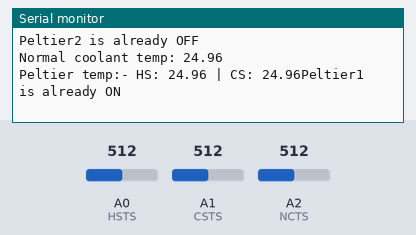
This program was run on a simulated Arduino Uno, built with avr-gcc and run on an emulated ATmega328P. Shown: the last lines printed to the serial monitor. The test bench sets the inputs (shaded band); at power-on: A1 (CSTS) = 512, A2 (NCTS) = 512, A0 (HSTS) = 512.

Above: at 4.0 s.
4.1 s: A1 (CSTS) set to 549
At 4.29 s:
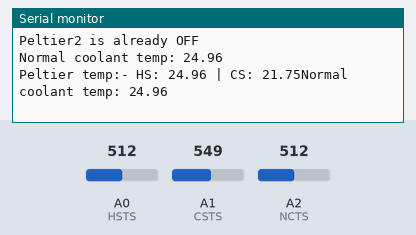
5.8 s: A2 (NCTS) set to 669
At 5.83 s:
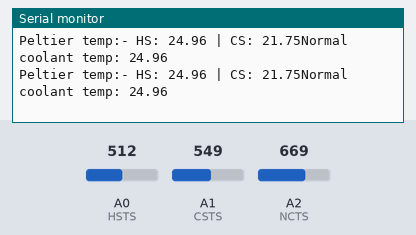
8.8 s: A2 (NCTS) set to 695
At 8.82 s:
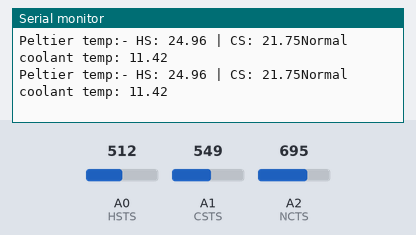
Timing chart, 0 to 11.8 s (numbered marks = the images above; inputs shaded):
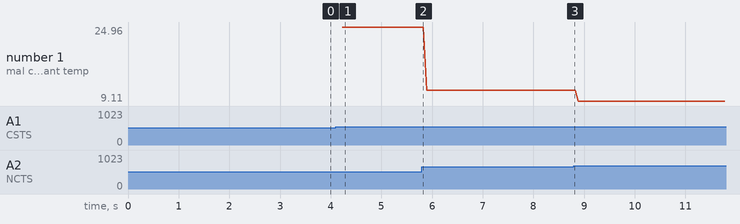

The program:

main.cpp
```cpp
/*
# main.cpp

ADVANCED COOLING CONTROL ALGORITHM (For Ender-3 PRO)
----------------------------------------------------

This is an intelligent algorithm, specially desgined for 3d printers
(Ender-3 PRO). This algorithm adds more saftey to your printer.By
installing this software/algorithm you can leave your printer unattended.
It has several advanced saftey features. You can run your printer for
high temperature prints also. Has advanced saftey for the stepper motor
too, also for the print head. Make sures motor looses not steps. Cool :)

[vishnus_technologies (C) 2022]
[# 20-DECEMBER-2022 08:46PM]
-------------------------------------------------------------------------
*/

#include <Arduino.h>
#include <PCF8547_IOEXP.h>
#include <Sensors.h>
#include <RelayControl.h>

// mapping of peltier sensors:
#define HSTS A0
#define CSTS A1
#define NCTS A2
#define main_power 3

double TEMP1, TEMP2, TEMP3;

ntc10k NTC;
ds18b20 DS18B20;

// @PROGRMA ONCE BLOCK:
void setup() {
	Serial.begin(9600);
  delay(1000);

  // MCU pin mode definition:
  pinMode(main_power, OUTPUT);
  pinMode(HSTS, INPUT);
  pinMode(CSTS, INPUT);
  pinMode(NCTS, INPUT);
  Serial.println(F("[MCU I/O pin modes initiated]"));

  // uncomment to start PCF8574 address scanner:
  //init_PCF8574_addrScanner();

  // initialize PCF8574 device pins:
  initPins_PCF8574();

  if(DS18B20.init_sensor()) { Serial.println(F("[initiated DS18B20]")); }

  // switch ON main power:
  switchRelay(main_power, HIGH);
}


void loop() {
  TEMP1 = NTC.GetTemperature(analogRead(CSTS));  // NTC-S1 @peltier cool side [for thermoele.dev control]
  TEMP2 = NTC.GetTemperature(analogRead(HSTS));  // NTC-S2 @peltier hot side [for coolant fan control]
  Serial.print("Peltier temp:- HS: "+String(TEMP2)+" | CS: "+String(TEMP1));
  NTC_CS(TEMP1);
  NTC_HS(TEMP2);

  // NTC-sensor-3
  TEMP3 = NTC.GetTemperature(analogRead(NCTS));
  Serial.println("Normal coolant temp: "+String(TEMP3));

  // DS18B20 sensor batch-1

}
```

Measured:
- the behaviour switches between 534 and 535 on A1 (CSTS) (found by bisection; images 0 and 1)
- after the input at 4.1 s, the serial monitor: prints a new line after 0.13 s (image 1)
- plotted number 1: 24.96 → 11.42 after the input at 5.8 s, 11.42 → 9.11 after the input at 8.8 s
